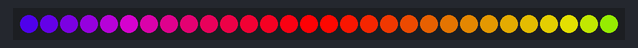
Bench run of a sketch on a simulated ESP8266 (NodeMCU). Shown: 30 RGB LEDs in strip order, left to right.

Above: at 3.15 s.
At 7.75 s:
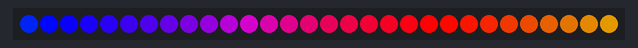
At 12.04 s:
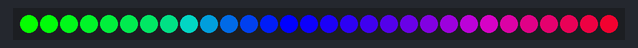
At 21.24 s:
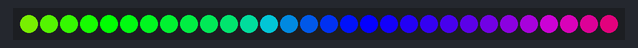
At 30.44 s:
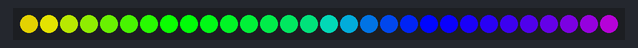
At 39.63 s:
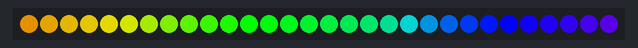

The sketch:

fast_led_simple.ino
```cpp
#define FASTLED_ESP8266_RAW_PIN_ORDER
// we need to include this before the FastLED import to define the mappings
// more info here https://github.com/FastLED/FastLED/wiki/ESP8266-notes

#include <FastLED.h>
#define NUM_LEDS 30 // Number of LEDs in strip

#define DATA_PIN D1
#define CLOCK_PIN D2

CRGB leds[NUM_LEDS];

void setup() {

  delay( 3000 ); // power-up safety delay
  FastLED.addLeds<APA102, DATA_PIN, CLOCK_PIN, BRG>(leds, NUM_LEDS).setCorrection(TypicalLEDStrip);
  // we put BRG here as the color scheme because nodemcu implements it that way... god knows why!!!

  FastLED.setBrightness(255);
  // clear
  clear();
  FastLED.show();
}

void loop() {
  // Fill leds with rainbow
  fill_rainbow(leds, NUM_LEDS, millis());
  FastLED.show();
  delay(20);
}

void clear() {
  for(int i=0; i<NUM_LEDS; i++) {
    leds[i] = CRGB::Black;
    }
}
```
